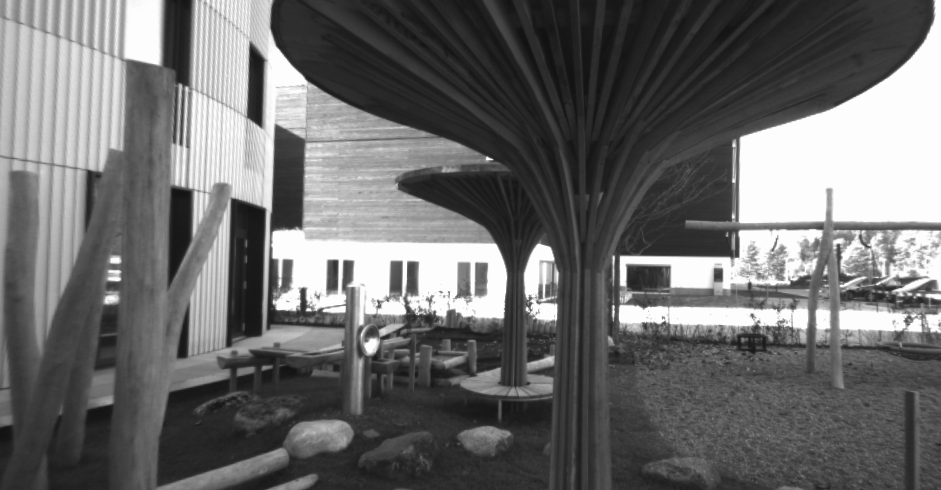
#> input picture playground_1l/im0.png, 941 x 490 px
$ python depth_demo.py
#> lines starting #> are read from the running program, lines starting #| are printed output that depends on the picture; after the words box and inside, x2 and y2 are one past the last pixel; in counts of white or black regions, pixels touching at a corner belong together
# depth_demo.py
# two view geometry and depth demo

import argparse, os
import numpy as np
import cv2


#utility functinos
def load_intrinsic(calib_path):
    fs = cv2.FileStorage(calib_path, cv2.FILE_STORAGE_READ)
    if not fs.isOpened():
        raise FileNotFoundError(f"Failed to open file {calib_path}")

    K = fs.getNode("K").mat()
    D = fs.getNode("D").mat()
    baseline = fs.getNode("baseline").real()   # <-- read scalar
    fs.release()
    if K is None:
        raise RuntimeError("Intrinsic matrix K not found in the calibration file.")
    if D is None:
        D = np.zeros((5, 1))
    return K, D, baseline

def detect_and_match(img1, img2, max_feats=2000, ratio=0.75):
    orb = cv2.ORB_create(nfeatures=max_feats)
    k1, d1 = orb.detectAndCompute(img1, None)
    k2, d2 = orb.detectAndCompute(img2, None)
    if d1 is None or d2 is None:
        raise RuntimeError("No features detected in one of the images.")
    bf = cv2.BFMatcher(cv2.NORM_HAMMING, crossCheck=False)
    knn = bf.knnMatch(d1, d2, k=2)
    good = [m for m,n in knn if m.distance < ratio*n.distance]
    pts1 = np.float32([k1[m.queryIdx].pt for m in good])
    pts2 = np.float32([k2[m.trainIdx].pt for m in good])
    return pts1, pts2

def triangulate(P1, P2, pts1, pts2):
    pts1_h = pts1.T; pts2_h = pts2.T
    X_h = cv2.triangulatePoints(P1, P2, pts1_h, pts2_h)
    X = (X_h[:3] / X_h[3]).T
    return X

def reproj_error(P, X, pts):
    X_h = np.hstack([X, np.ones((len(X), 1))])
    proj = (P @ X_h.T).T
    proj = proj[:, 0:2] / proj[:, 2:3]
    return np.linalg.norm(proj - pts, axis=1)

def visualize(img, pts, depth, title=""):
    vis = img.copy()
    zmin, zmax = np.percentile(depth, [5, 95])
    norm = np.clip((depth - zmin) / (zmax - zmin), 0, 1)
    colors = cv2.applyColorMap((norm*255).astype(np.uint8), cv2.COLORMAP_JET)
    for (u, v), c in zip(pts, colors):
        cv2.circle(vis, (int(u), int(v)), 3, tuple(int(x) for x in c[0]), -1)
    cv2.putText(vis, title, (20, 30), cv2.FONT_HERSHEY_SIMPLEX, 1, (255, 255, 255), 2)
    return vis


#stereo mode
def run_stereo(imgL, imgR, K, D, baseline):
    ptsL, ptsR = detect_and_match(imgL, imgR)
    F, mask = cv2.findFundamentalMat(ptsL, ptsR, cv2.FM_RANSAC, 1.0, 0.999)
    mask = mask.ravel().astype(bool)
    ptsL, ptsR = ptsL[mask], ptsR[mask]

    #epipolar error check

    #projection matrices (rectified assumption)
    P1 = K @ np.hstack([np.eye(3), np.zeros((3,1))]) #left camera at origin as reference
    P2 = K @ np.hstack([np.eye(3), np.array([[-baseline,0,0]]).T]) #right camera translated along x axis by baseline

    #Triangulate
    X = triangulate(P1, P2, ptsL, ptsR)

    #errors
    e1 = reproj_error(P1, X, ptsL)
    e2 = reproj_error(P2, X, ptsR)
    reproj_err = (e1 + e2) / 2

    # Disparity depth check
    fx = K[0,0]
    disparity = ptsL[:,0] - ptsR[:,0]
    valid = disparity > 1e-3
    Z_disparity = fx * baseline / disparity[valid]
    mae = np.mean(np.abs(Z_disparity - X[valid,2])) if np.any(valid) else np.nan #this is only valid if it is rectified system

    vis = visualize(imgL, ptsL, X[:,2], title=f"Stereo Depth (MAE: {mae:.2f}, Reproj: {np.mean(reproj_err):.2f})")
    return vis

def run_mono(img1, img2, K, D):
    pts1, pts2 = detect_and_match(img1, img2)
    E, mask = cv2.findEssentialMat(pts1, pts2, K, cv2.RANSAC, 0.999, 1.0)
    _, R, t, _ = cv2.recoverPose(E, pts1, pts2, K)
    pts1, pts2 = pts1[mask.ravel().astype(bool)], pts2[mask.ravel().astype(bool)]
    P1 = K @ np.hstack([np.eye(3), np.zeros((3,1))])
    P2 = K @ np.hstack([R, t])

    X = triangulate(P1, P2, pts1, pts2)
    e1 = reproj_error(P1, X, pts1)
    e2 = reproj_error(P2, X, pts2)
    reproj_err = (e1 + e2) / 2
    vis = visualize(img1, pts1, X[:,2], title=f"Mono Depth (Reproj: {np.mean(reproj_err):.2f})")
    return vis

def main():
    ap = argparse.ArgumentParser()
    ap.add_argument("--mode", type=str, default="stereo", choices=["stereo", "mono"], help="Mode: stereo or mono")
    ap.add_argument("--left", type=str, default="./playground_1l/im0.png", help="Left image path")
    ap.add_argument("--right", type=str, default="./playground_1l/im1.png", help="Right image path (for stereo and mono)")
    ap.add_argument("--calib", type=str, default="./playground_1l/calib.yaml", help="Calibration file path (YAML)")
    ap.add_argument("--show", default=False, action="store_true", help="Show the result")
    args = ap.parse_args()

    imgL = cv2.imread(args.left, cv2.IMREAD_COLOR)
#> imgL is the input picture: shape (490, 941, 3); min 17, max 253, mean 107.1
    imgR = cv2.imread(args.right, cv2.IMREAD_COLOR)
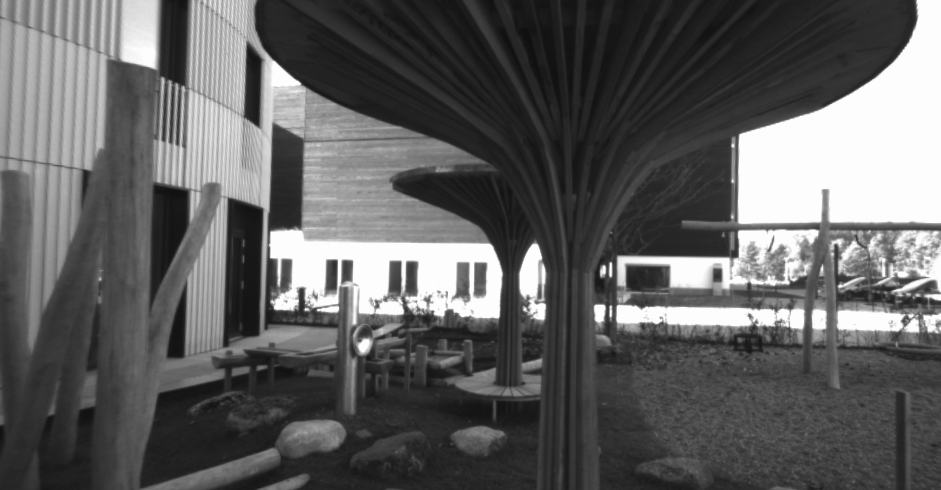
#> input picture playground_1l/im1.png, 941 x 490 px
#> imgR is the input picture: shape (490, 941, 3); min 15, max 253, mean 95.7
    if imgL is None or imgR is None:
        raise FileNotFoundError(f"Failed to load images.")

    K, D, basline = load_intrinsic(args.calib)
    print(f"Loaded K:\n{K}\nD:\n{D}\nBaseline: {basline}")
    if args.mode == "stereo":
        if basline is None or basline <= 0:
            raise ValueError("Baseline must be provided for stereo mode.")
        vis = run_stereo(imgL, imgR, K, D, basline)
#> in detect_and_match, `k1, d1 = orb.detectAndCompute(img1, None)`: k1 = 2000 keypoints; strongest (x, y, size): (622, 259, 77.1), (627, 266, 77.1), (622, 257, 64.3), (541, 247, 111.1)
#> in detect_and_match, `k2, d2 = orb.detectAndCompute(img2, None)`: k2 = 2000 keypoints; strongest (x, y, size): (533, 246, 77.1), (535, 245, 64.3), (674, 265, 111.1), (534, 247, 111.1)
#> in detect_and_match, `knn = bf.knnMatch(d1, d2, k=2)`: knn = 2000 matches
#> in detect_and_match, `good = [m for m,n in knn if m.distance < ratio*n.distance]`: good = 819 matches
#> in detect_and_match, `pts1 = np.float32([k1[m.queryIdx].pt for m in good])`: pts1 = 819 pairs, first value 87.09 to 909, second value 79.63 to 361.9
#> in detect_and_match, `pts2 = np.float32([k2[m.trainIdx].pt for m in good])`: pts2 = 819 pairs, first value 83.52 to 909, second value 79.63 to 361.9
#> in run_stereo, `ptsL, ptsR = detect_and_match(imgL, imgR)`: ptsL has the same summary as pts1 in detect_and_match; ptsR has the same summary as pts2 in detect_and_match
#> in run_stereo, `F, mask = cv2.findFundamentalMat(ptsL, ptsR, cv2.FM_RANSAC, 1.0, 0.999)`: F = [[2.74e-08, -0.00172, 0.551], [0.00172, -5.66e-06, 1.16e+11], [-0.551, -1.16e+11, 1]]; mask = 819 values, max 1 at index 0, min 0 at index 27, mean 0.817
#> in run_stereo, `ptsL, ptsR = ptsL[mask], ptsR[mask]`: ptsL = 669 pairs, first value 87.09 to 909, second value 79.63 to 361.9; ptsR = 669 pairs, first value 83.52 to 909, second value 79.63 to 361.9
#> in triangulate, `X = (X_h[:3] / X_h[3]).T`: X = 669 rows, first 8: [10.81, 1.78, 16.14], [-0.215, 1.17, 10.76], [7.12, 2.05, 16.14], [-6.3, 3.5, 32.28], [-3.36, 1.45, 16.14], [-2.46, 1.16, 10.75], [-2.47, 1.72, 16.14], [10.67, 0.822, 32.28]
#> in reproj_error, `X_h = np.hstack([X, np.ones((len(X), 1))])`: X_h = 669 rows, first 6: [10.81, 1.78, 16.14, 1], [-0.215, 1.17, 10.76, 1], [7.12, 2.05, 16.14, 1], [-6.3, 3.5, 32.28, 1], [-3.36, 1.45, 16.14, 1], [-2.46, 1.16, 10.75, 1]
#> in reproj_error, `proj = (P @ X_h.T).T`: proj = 669 rows, first 8: [14606.6, 5084.1, 16.14], [5713.5, 3378.6, 10.76], [12605.3, 5229.3, 16.14], [14074, 10135.9, 32.28], [6924, 4906.5, 16.14], [4493.9, 3370.5, 10.75], [7408.2, 5051.8, 16.14], [23273.8, 8683.3, 32.28]
#> in reproj_error, `proj = proj[:, 0:2] / proj[:, 2:3]`: proj has the same summary as ptsL in run_stereo
#> in run_stereo, `e1 = reproj_error(P1, X, ptsL)`: e1 = 669 values, max 0.5 at index 66, min 3.66e-07 at index 162, mean 0.0484
#> in reproj_error (call 2), `proj = (P @ X_h.T).T`: proj = 669 rows, first 8: [14574.4, 5084.1, 16.14], [5681.3, 3378.6, 10.76], [12573, 5229.3, 16.14], [14041.8, 10135.9, 32.28], [6891.8, 4906.5, 16.14], [4461.7, 3370.5, 10.75], [7376, 5051.8, 16.14], [23241.5, 8683.3, 32.28]
#> in run_stereo, `e2 = reproj_error(P2, X, ptsR)`: e2 = 669 values, max 0.5 at index 56, min 3.38e-07 at index 664, mean 0.0484
#> in run_stereo, `reproj_err = (e1 + e2) / 2`: reproj_err = 669 values, max 0.5 at index 26, min 3.55e-07 at index 162, mean 0.0484
#> in run_stereo, `disparity = ptsL[:,0] - ptsR[:,0]`: disparity = 669 values, max 69 at index 16, min -10.75 at index 661, mean 2.42
#> in run_stereo, `Z_disparity = fx * baseline / disparity[valid]`: Z_disparity = 546 values, max 134.5 at index 271, min 0.468 at index 16, mean 15.39
#> in run_stereo, `mae = np.mean(np.abs(Z_disparity - X[valid,2])) if np.any(valid) else ..`: mae = 0.00211
#> in visualize, `zmin, zmax = np.percentile(depth, [5, 95])`: zmin = -5.61e+17; zmax = 8.09e+17
#> in visualize, `norm = np.clip((depth - zmin) / (zmax - zmin), 0, 1)`: norm = 669 values, max 1 at index 20, min 0 at index 71, mean 0.417
#> in visualize, `colors = cv2.applyColorMap((norm*255).astype(np.uint8), cv2.COLORMAP_J..`: colors = 669 rows, first 8: [222, 255, 34], [222, 255, 34], [222, 255, 34], [222, 255, 34], [222, 255, 34], [222, 255, 34], [222, 255, 34], [222, 255, 34]
#> the loop in visualize, `for (u, v), c in zip(pts, colors):` made 669 passes
#> (u, v, c) on passes 1 to 3: (905, 315, [[222, 255, 34]]), (531, 314, [[222, 255, 34]]), (781, 324, [[222, 255, 34]])
#> after the loop in visualize, `for (u, v), c in zip(pts, colors):`:
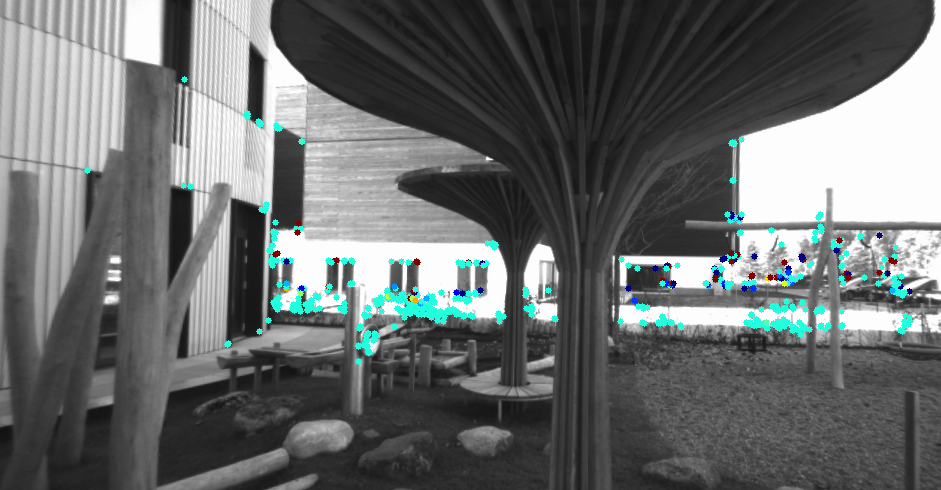
#> vis: shape (490, 941, 3); 2.19% of pixels changed, all inside (x1, y1, x2, y2) = (84, 76, 913, 365)
#> in visualize, `cv2.putText(vis, title, (20, 30), cv2.FONT_HERSHEY_SIMPLEX, 1, (255, 2..`:
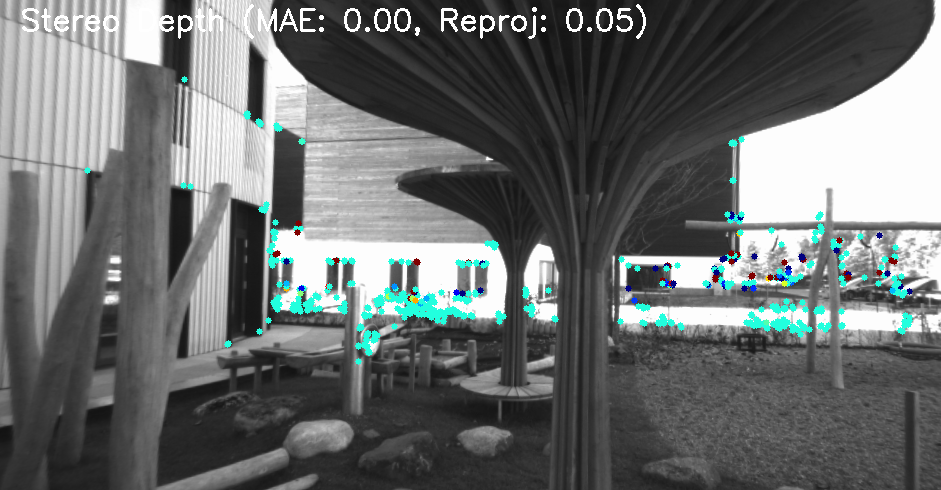
#> vis: shape (490, 941, 3); 0.92% of pixels changed, all inside (x1, y1, x2, y2) = (22, 4, 646, 39)
    else:
        vis = run_mono(imgL, imgR, K, D)

    if args.show:
        cv2.imshow("Depth Demo", vis)
        cv2.waitKey(0)
        cv2.destroyAllWindows()
    #save the image
    out_path = f"depth_{args.mode}.png"
    cv2.imwrite(out_path, vis)

if __name__ == "__main__":
    main()
